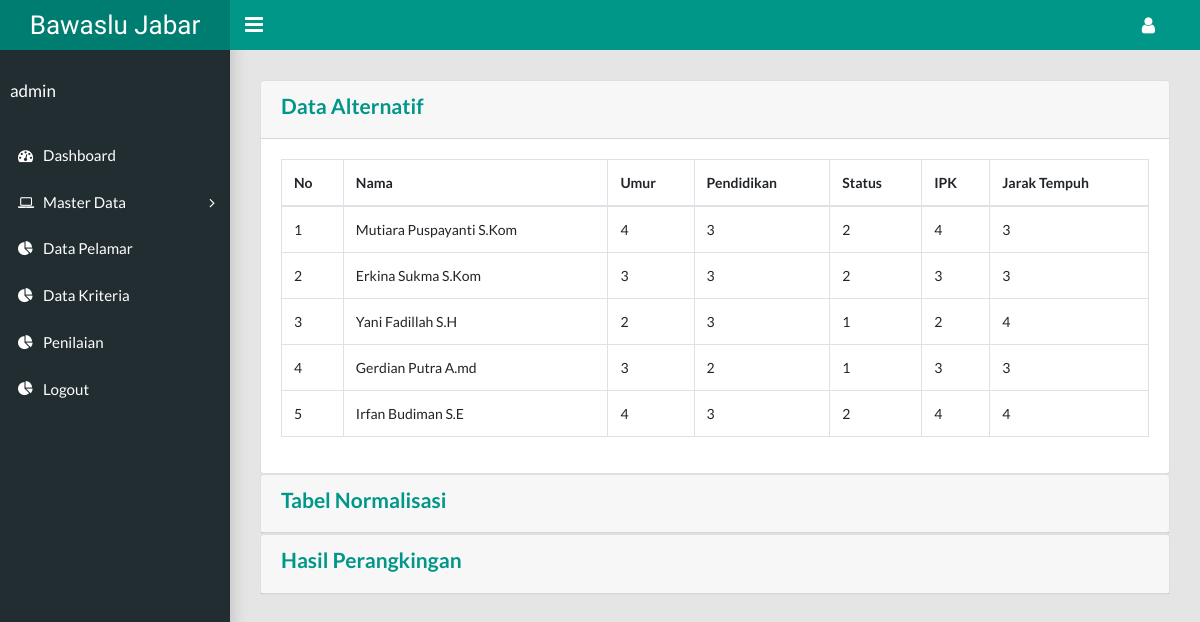
The app's page /index.php?p=penilaian (signed in) with its own data.
### tables this page shows
CREATE TABLE `pelamar` (
  `id` int(11) NOT NULL,
  `nama` varchar(225) NOT NULL,
  `tanggal_lahir` date NOT NULL,
  `email` varchar(225) NOT NULL,
  `alamat` text NOT NULL,
  `telepon` varchar(13) NOT NULL,
  `jk` enum('L','P') NOT NULL,
  `agama` varchar(225) NOT NULL,
  `id_umur` int(11) NOT NULL,
  `id_pendidikan` int(11) NOT NULL,
  `id_ipk` int(11) NOT NULL,
  `id_status` int(11) NOT NULL,
  `id_jarak` int(11) NOT NULL,
  `foto` varchar(225) NOT NULL,
  `ktp` varchar(225) NOT NULL,
  `cv` varchar(225) NOT NULL,
  `ijazah` varchar(225) NOT NULL,
  `transkrip_nilai` varchar(225) NOT NULL,
  `skck` varchar(225) NOT NULL
);

CREATE TABLE `umur` (
  `id` int(11) NOT NULL,
  `rentang` varchar(225) NOT NULL,
  `nilai` int(11) NOT NULL
);

CREATE TABLE `pendidikan` (
  `id` int(11) NOT NULL,
  `rentang` varchar(225) NOT NULL,
  `nilai` int(11) NOT NULL
);

CREATE TABLE `status` (
  `id` int(11) NOT NULL,
  `rentang` varchar(225) NOT NULL,
  `nilai` int(11) NOT NULL
);

CREATE TABLE `ipk` (
  `id` int(11) NOT NULL,
  `rentang` varchar(225) NOT NULL,
  `nilai` int(11) NOT NULL
);

CREATE TABLE `jarak` (
  `id` int(11) NOT NULL,
  `rentang` varchar(225) NOT NULL,
  `nilai` int(11) NOT NULL
);

### page/penilaian/index.php (the view, shortened to what this page needs)
<div class="row">
  <div class="col-md-12">
    <div class="card">
      <div class="card-header" id="headingOne">
        <a href="#" data-toggle="collapse" data-target="#collapseOne" aria-expanded="true" aria-controls="collapseOne"><h4>Data Alternatif</h4></a>
      </div>
      <div id="collapseOne" class="collapse show" aria-labelledby="headingOne" data-parent="#accordion">
        <div class="card-body">
          <table class="table table-hover table-bordered">
            <thead>
              <tr>
                <th>No</th>
                <th>Nama</th>
                <th>Umur</th>
                <th>Pendidikan</th>
                <th>Status</th>
                <th>IPK</th>
                <th>Jarak Tempuh</th>
              </tr>
            </thead>
            <tbody>
              <?php
              $query = mysqli_query($con, "select * from pelamar");
              $no = 0;
              while ($data = mysqli_fetch_assoc($query)):
                $no++;
                ?>
                <tr>
                 <td><?= $no ?></td>
                 <td><?= $data['nama'] ?></td>
                 <?php
                 $umur = mysqli_fetch_assoc(mysqli_query($con, "select * from umur where id='$data[id_umur]'"));
                 ?>
                 <td><?= $umur['nilai'] ?></td>
                 <?php
                 $pendidikan = mysqli_fetch_assoc(mysqli_query($con, "select * from pendidikan where id='$data[id_pendidikan]'"));
                 ?>
                 <td><?= $pendidikan['nilai'] ?></td>
                 <?php
                 $status = mysqli_fetch_assoc(mysqli_query($con, "select * from status where id='$data[id_status]'"));
                 ?>
                 <td><?= $status['nilai'] ?></td>
                 <?php
                 $ipk = mysqli_fetch_assoc(mysqli_query($con, "select * from ipk where id='$data[id_ipk]'"));
                 ?>
                 <td><?= $ipk['nilai'] ?></td>
                 <?php
                 $jarak = mysqli_fetch_assoc(mysqli_query($con, "select * from jarak where id='$data[id_jarak]'"));
                 ?>
                 <td><?= $jarak['nilai'] ?></td>
               </tr>
             <?php endwhile; ?>
           </tbody>
         </table>
       </div>
     </div>
   </div>
  <div class="card">
    <div class="card-header" id="headingTwo">
      <a href="#" data-toggle="collapse" data-target="#collapseTwo" aria-expanded="false" aria-controls="collapseTwo"><h4>Tabel Normalisasi</h4></a>
    </div>
 </div>
 <div class="card">
  <div class="card-header" id="headingThree">
    <a href="#" data-toggle="collapse" data-target="#collapseThree" aria-expanded="false" aria-controls="collapseThree"><h4>Hasil Perangkingan</h4></a>
  </div>
</div>
</div>
</div>

### records on screen
pelamar: nama "Mutiara Puspayanti S.Kom", id_umur.nilai "4", id_pendidikan.nilai "3", id_status.nilai "2", id_ipk.nilai "4", id_jarak.nilai "3"
pelamar: nama "Erkina Sukma S.Kom", id_umur.nilai "3", id_pendidikan.nilai "3", id_status.nilai "2", id_ipk.nilai "3", id_jarak.nilai "3"
pelamar: nama "Yani Fadillah S.H", id_umur.nilai "2", id_pendidikan.nilai "3", id_status.nilai "1", id_ipk.nilai "2", id_jarak.nilai "4"
pelamar: nama "Gerdian Putra A.md", id_umur.nilai "3", id_pendidikan.nilai "2", id_status.nilai "1", id_ipk.nilai "3", id_jarak.nilai "3"
pelamar: nama "Irfan Budiman S.E", id_umur.nilai "4", id_pendidikan.nilai "3", id_status.nilai "2", id_ipk.nilai "4", id_jarak.nilai "4"

### other values on screen
$_SESSION['nama'] "admin"
